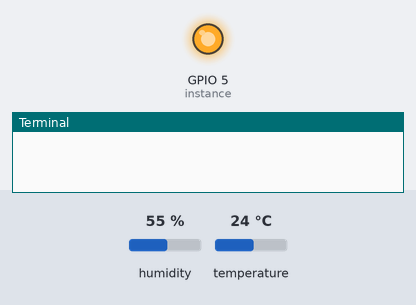
The program below on a simulated Raspberry Pi (BCM pin numbers). Parts: output pins drawn as LEDs (lit = HIGH), the last lines printed to the terminal. The inputs (shaded band) are chosen by the test bench; at power-on: humidity 55 %, temperature 24 °C. The clock reads 2024-03-15 10:24:30 at power-on unless the program sets it; library files of the repository ran but are not shown: dht11.py.

Above: at 0.01 s.
At 1.2 s:
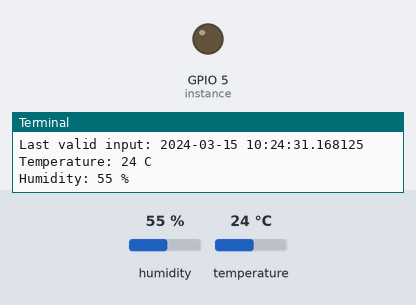
1.3 s: humidity set to 22 %
2.8 s: temperature set to 12 °C
4.3 s: humidity set to 40 %
Timing chart, 0 to 7.3 s (numbered marks = the images above; inputs shaded):
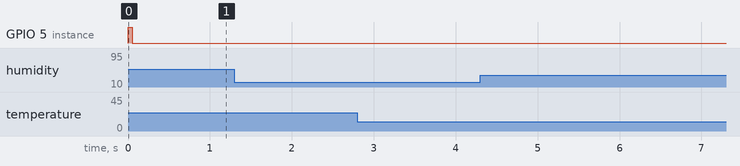

The program:

Read_DHT11.py
```python
import RPi.GPIO as GPIO
from DHT_Python import dht11
import time
import datetime

# initialize GPIO
GPIO.setwarnings(False)
GPIO.setmode(GPIO.BCM)
GPIO.cleanup()

# read data using pin 14
instance = dht11.DHT11(pin=5)

while True:
    result = instance.read()
    if result.is_valid():
        print("Last valid input: " + str(datetime.datetime.now()))
        print("Temperature: %d C" % result.temperature)
        print("Humidity: %d %%" % result.humidity)
    time.sleep(1)
```
